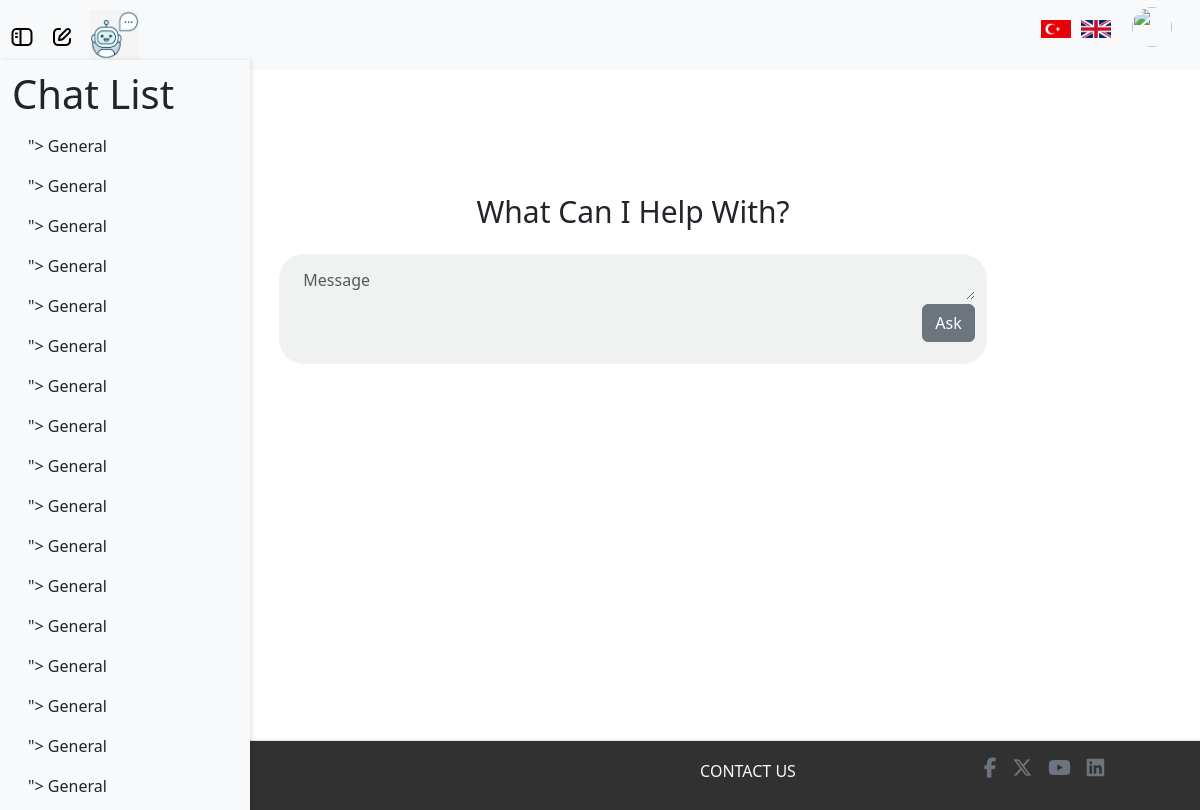
Page / (signed in) on the committed database.
### server.py (models this page shows)
class ChatHistory(db.Model):
    id = db.Column(db.Integer, primary_key=True)
    user_id = db.Column(db.Integer, db.ForeignKey('user.id'), nullable=False)
    topic = db.Column(db.String(100), nullable=False)
    chats = db.Column(MutableList.as_mutable(db.JSON), nullable=True)  # Make the list mutable
    timestamp = db.Column(db.DateTime, nullable=False, default=db.func.current_timestamp())

### server.py (the view)
@app.route("/")
def home_page():
    user_chats = None
    selected_chat = None
    if current_user.is_authenticated:
        user_chats = ChatHistory.query.filter_by(user_id=current_user.id).all()
    chat_id = request.args.get("chat_id", type=int)
    if chat_id:
        selected_chat = ChatHistory.query.filter_by(id=chat_id).first()
        if selected_chat is None:
            flash('Selected chat not found', 'error')
            return redirect(url_for('home_page'))  # Redirect to the homepage if no chat found
        else:
            current_user.currentChatID = chat_id
            db.session.commit()
    else:
        current_user.currentChatID = None
        db.session.commit()
    return render_template(
        "index.html",
        user_chats=user_chats,
        selected_chat=selected_chat
    )

### server.py (called while the page is built)
def get_locale():
    if 'lang' in request.args:
        lang = request.args.get('lang')
        if lang in ['en', 'tr']:
            session['lang'] = lang
            return session['lang']
    elif 'lang' in session:
        return session.get('lang')
    return request.accept_languages.best_match(['en', 'tr'])

@login_manager.user_loader
def load_user(user_id):
    return User.query.get(int(user_id))

@app.context_processor
def inject_babel():
    return dict(_=gettext)

@app.context_processor
def inject_locale():
    return {'get_locale': get_locale}

### templates/index.html (shortened to what this page needs)
{% extends "layouts/layout.html" %} {% block title %}Welcome{% endblock title %}
{% block content %}
<div class="flash-container position-absolute top-0 start-50 translate-middle-x p-3">
</div>
<div class="container" id="chat">
    <div class="container-fluid" id="content">
        <h1 class="display-4 text-center mb-4" id="header">
            {{ _('What Can I Help With?') }}
        </h1>
        <div class="container pt-2" id="chatBeginning">
            <form id="messageForm">
                <div class="mb-1">
                    <textarea class="form-control" id="exampleFormControlTextarea1" rows="1"
                        placeholder="{{ _('Message') }}" required></textarea>
                </div>
                <div class="d-flex flex-row-reverse">
                    <button type="submit" class="btn btn-secondary" id="askButton">
                        {{ _('Ask') }}
                    </button>
                </div>
            </form>
        </div>
    </div>
</div>
{% endblock content %}

### templates/layouts/layout.html (shortened to what this page needs)
<!doctype html>
<html lang="en">
<head>
    <link rel="stylesheet" href="https://cdnjs.cloudflare.com/ajax/libs/font-awesome/6.5.1/css/all.min.css">
    <link href="https://cdn.jsdelivr.net/npm/bootstrap@5.3.3/dist/css/bootstrap.min.css" rel="stylesheet" />
    <link href="{{ url_for('static', filename='css/style.css') }}" rel="stylesheet" />
</head>
<body>
    <nav class="navbar navbar-expand-lg navbar-light d-flex bg-light" style="height: 70px; width: 100%; position: fixed;">
        <div class="container-fluid">
            {% if current_user.is_authenticated %}
            <a class="navbar-brand" id="toggle-sidebar"></a>
            <a class="navbar-brand" id="toggle-new-chat" href="{{ url_for('home_page') }}"></a>
                <a class="navbar-brand" id="toggle-logo" href="#" onclick="location.reload(); return false;">
                    <img src="{{ url_for('static', filename='images/logo.jpg') }}" class="logo"/>
                  </a>
            <div class="navbar-nav ms-auto d-flex align-items-center" id="navbarNav">
                <ul class="navbar-brand d-flex align-items-center">
                    <li class="nav-item d-flex" id="change_language">
                        <a href="{{ url_for('change_language', lang_code='tr') }}">
                            <img src="{{ url_for('static', filename='images/Türkçe.jpg') }}" alt="Türkçe"
                                class="language-flag" />
                        </a>
                        <a href="{{ url_for('change_language', lang_code='en') }}">
                            <img src="{{ url_for('static', filename='images/English.png') }}" alt="English"
                                class="language-flag" />
                        </a>
                    </li>
                    <li class="nav-item ms-3">
                        <img src="{{ url_for('static', filename='images/user.png') }}" class="rounded-circle"
                            id="userDropdown" role="button" data-bs-toggle="dropdown" aria-expanded="false" />
                    </li>
                </ul>
            </div>
            {% endif %}
        </div>
    </nav>
    <div style="min-height: 800px;">
        <div class="row" style="min-height: 700px; margin-bottom: 40px;">
            {% if current_user.is_authenticated %}
            <div id="sidebar" class="col-md-3 col-lg-2 d-md-block bg-light sidebar d-flex flex-column" style="height: 100%; margin-top: 60px; padding-top: 10px;">
                <h1>Chat List</h1>
                <ul class="nav flex-column position-sticky">
                    {% if user_chats %}
                    {% for chat in user_chats %}
                    <li class="nav-item">
                        <a class="nav-link text-dark" href="{{ url_for('chatl', id=chat.id) }}">">
                            <span>{{ chat.topic }}</span>
                        </a>
                    </li>
                    {% endfor %}
                    {% else %}
                    <li class="nav-item">
                        <span class="text-muted">No chat history available.</span>
                    </li>
                    {% endif %}
                </ul>
            </div>
            {% endif %}
            <main class="col-md-9 ms-sm-auto col-lg-10 px-md-4 d-flex justify-content-center mt-4" style="height: 90%;">
                {% block content %}{% endblock content %}
            </main>
        </div>
        <footer class="d-flex justify-content-center align-items-center border-top w-100 px-0" style="height: 70px; background-color: rgb(49, 49, 49);  bottom: 0;">
            <div class="d-flex flex-row align-items-end justify-content-end w-100 px-2">
                <span class="contact-us-text w-25 mb-3 text-center text-light">CONTACT US</span>
                <ul class="d-flex align-items-center justify-content-center w-25 list-unstyled">
                    <li><a href="#" class="mx-2 fs-5 text-secondary"><i class="footer-contact-us-icons fa-brands fa-facebook-f"></i></a></li>
                    <li><a href="#" class="mx-2 fs-5 text-secondary"><i class="footer-contact-us-icons fa-brands fa-x-twitter"></i></a></li>
                    <li><a href="#" class="mx-2 fs-5 text-secondary"><i class="footer-contact-us-icons fab fa-youtube"></i></a></li>
                    <li><a href="#" class="mx-2 fs-5 text-secondary"><i class="footer-contact-us-icons fab fa-linkedin"></i></a></li>
                </ul>
            </div>
        </footer>
    </div>
</body>
</html>

### static/css/style.css (style rules this page uses)
.logo { height: 50px; width: auto; margin-right: 10px; transition: transform 0.3s ease; }
#userDropdown { width: 40px; height: 40px; cursor: pointer; }
#sidebar { position: sticky; top: 0; height: 100vh; overflow-y: auto; }
#sidebar { height: 100vh; width: 250px; position: fixed; top: 0; left: -250px; background-color: white; box-shadow: 2px 0 5px rgba(0, 0, 0, 0.1); transition: left 0.3s ease; z-index: 1040; }
#sidebar.show { left: 0; }
#toggle-sidebar { left: 10px; z-index: 1050; position: absolute; }
#toggle-new-chat { left: 50px; z-index: 1050; position:absolute; }
#toggle-logo { left:90px; z-index: 1050; position: absolute; }
.contact-us-text { color: #414040; }
.flash-container { z-index: 1050; }
#chat { margin-bottom: 50px; height: 500px; }
#content { margin-top: 170px; padding-right: 150px; }
#header { font-weight: 500; font-size: 30px; }
#chatBeginning { min-height: 110px; width: 90%; border-style: none; border-radius: 25px; background-color: rgb(240, 242, 242); }
#exampleFormControlTextarea1 { background-color: rgb(240, 242, 242); border-style: none; }
.nav-item { list-style-type: none; margin: 0; padding: 0; }
.language-flag { width: 30px; height: auto; margin: 0 5px; cursor: pointer; transition: transform 0.3s ease; }

### rows in the picture
ChatHistory: topic "General"
ChatHistory: topic "General"
ChatHistory: topic "General"
ChatHistory: topic "General"
ChatHistory: topic "General"
ChatHistory: topic "General"
ChatHistory: topic "General"
ChatHistory: topic "General"
ChatHistory: topic "General"
ChatHistory: topic "General"
ChatHistory: topic "General"
ChatHistory: topic "General"
ChatHistory: topic "General"
ChatHistory: topic "General"
ChatHistory: topic "General"
ChatHistory: topic "General"
ChatHistory: topic "General"
